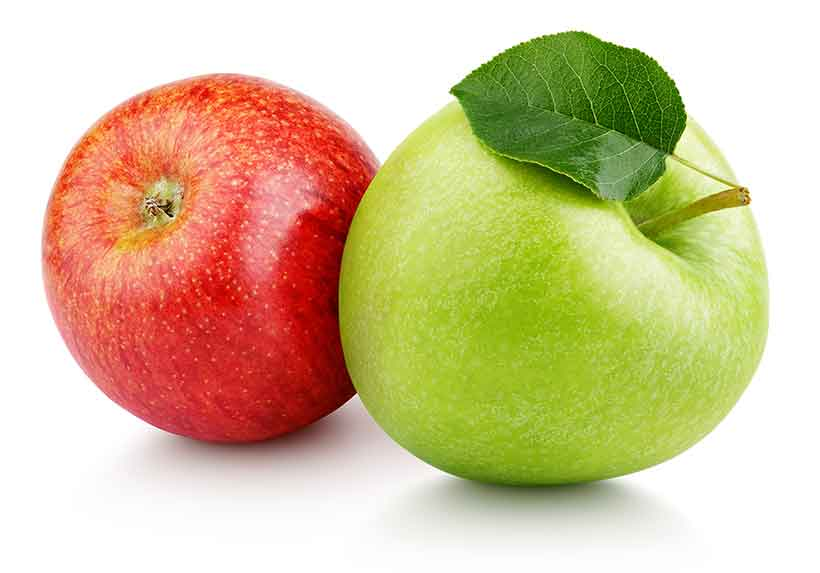
#> input picture img/fruit.jpg, 820 x 573 px
$ python Tutorial05.py
#> lines starting #> are read from the running program, lines starting #| are printed output that depends on the picture
import cv2

# Aim : Flipping the image both vertically and horizontally

# image reading

img = cv2.imread("img/fruit.jpg")
#> img is the input picture: shape (573, 820, 3); mean B, G, R 153, 194.2, 212.5

vImg = cv2.flip(img,0) # vertical flipping
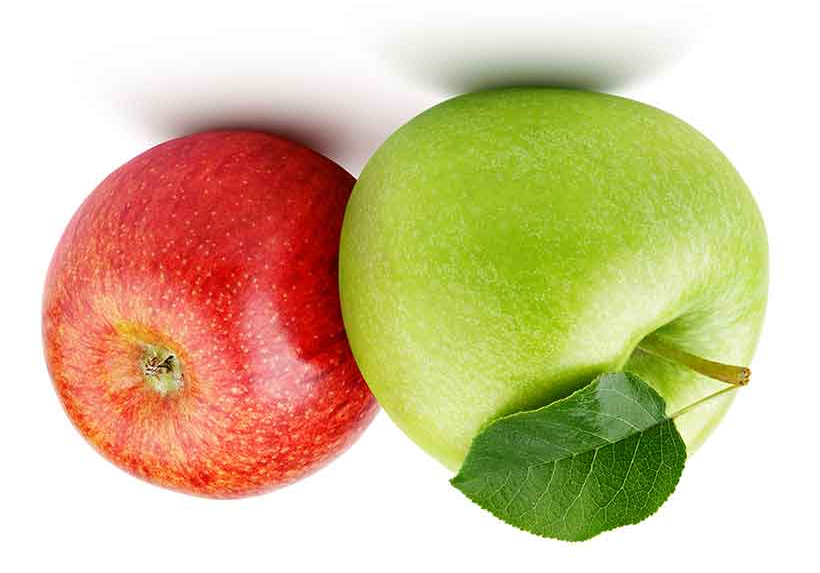
#> vImg: shape (573, 820, 3); mean B, G, R 153, 194.2, 212.5
hImg = cv2.flip(img,1) # horizontal flipping
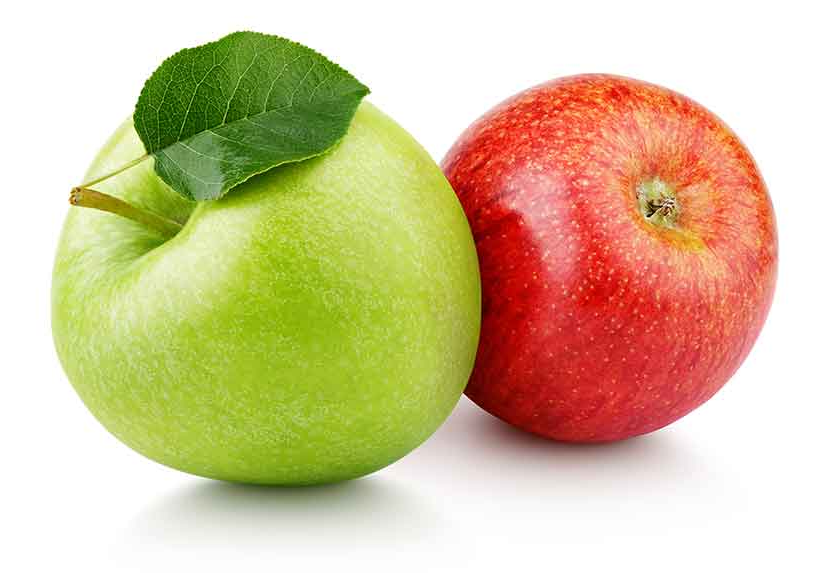
#> hImg: shape (573, 820, 3); mean B, G, R 153, 194.2, 212.5
VerticalAndHorizontal = cv2.flip(img,-1) # vertical and horizontal flipping
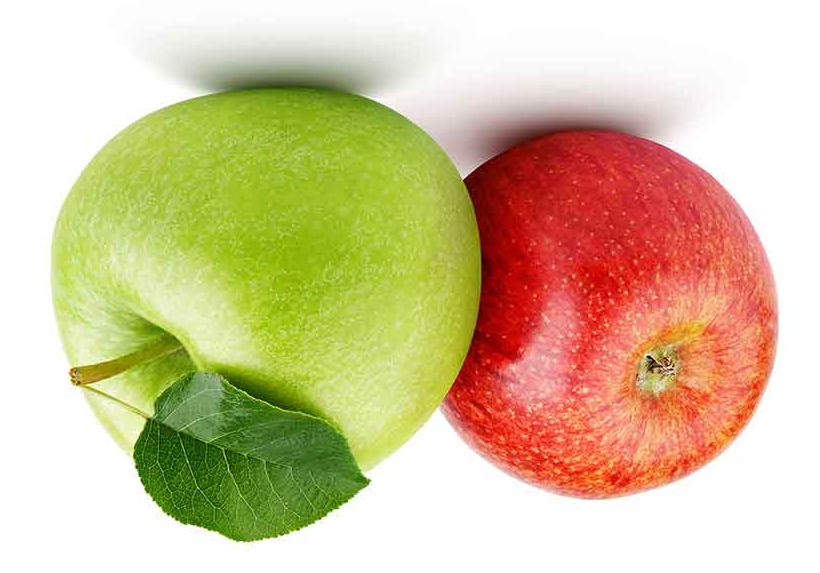
#> VerticalAndHorizontal: shape (573, 820, 3); mean B, G, R 153, 194.2, 212.5
cv2.imshow("Original",img)
cv2.imshow("Vertical",vImg)
cv2.imshow("Horizontal",hImg)
cv2.imshow("Vertical and Horzontal",VerticalAndHorizontal)

cv2.waitKey(0)

$ run again, with img/line.png saved as img/fruit.jpg
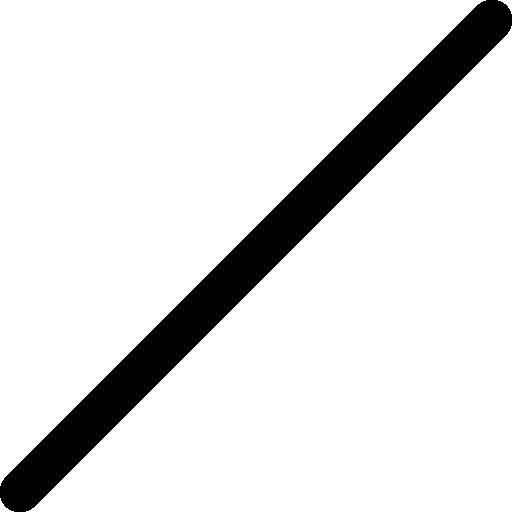
#> input picture img/line.png, 512 x 512 px
#> img is the input picture: shape (512, 512, 3); min 0, max 255, mean 226.6
#> `vImg = cv2.flip(img,0)`:
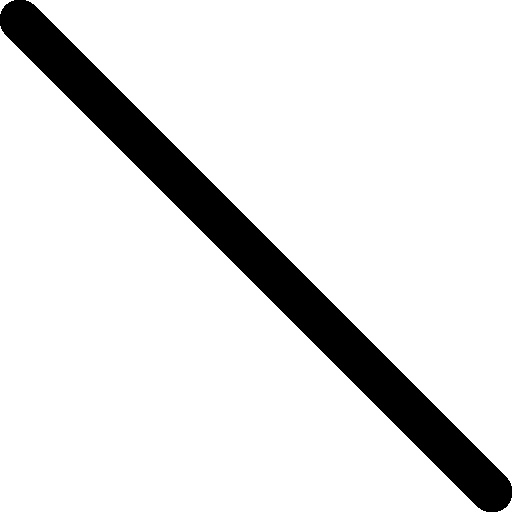
#> vImg: shape (512, 512, 3); min 0, max 255, mean 226.6
